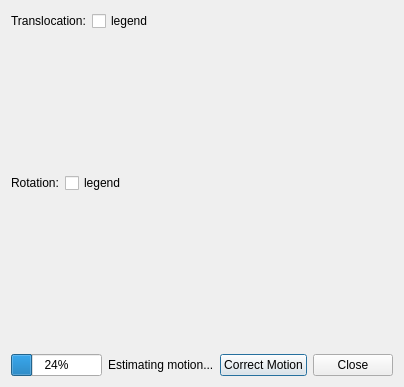
<?xml version="1.0" encoding="UTF-8"?>
<ui version="4.0">
 <class>motion_dialog</class>
 <widget class="QDialog" name="motion_dialog">
  <property name="geometry">
   <rect>
    <x>0</x>
    <y>0</y>
    <width>375</width>
    <height>387</height>
   </rect>
  </property>
  <property name="windowTitle">
   <string>Motion Correction</string>
  </property>
  <layout class="QVBoxLayout" name="verticalLayout">
   <item>
    <layout class="QHBoxLayout" name="horizontalLayout">
     <item>
      <widget class="QLabel" name="label_2">
       <property name="text">
        <string>Translocation:</string>
       </property>
      </widget>
     </item>
     <item>
      <widget class="QCheckBox" name="legend1">
       <property name="text">
        <string>legend</string>
       </property>
      </widget>
     </item>
     <item>
      <spacer name="horizontalSpacer">
       <property name="orientation">
        <enum>Qt::Horizontal</enum>
       </property>
       <property name="sizeHint" stdset="0">
        <size>
         <width>40</width>
         <height>20</height>
        </size>
       </property>
      </spacer>
     </item>
    </layout>
   </item>
   <item>
    <widget class="QCustomPlot" name="translocation" native="true">
     <property name="sizePolicy">
      <sizepolicy hsizetype="Expanding" vsizetype="Expanding">
       <horstretch>0</horstretch>
       <verstretch>0</verstretch>
      </sizepolicy>
     </property>
    </widget>
   </item>
   <item>
    <layout class="QHBoxLayout" name="horizontalLayout_3">
     <item>
      <widget class="QLabel" name="label_3">
       <property name="text">
        <string>Rotation:</string>
       </property>
      </widget>
     </item>
     <item>
      <widget class="QCheckBox" name="legend2">
       <property name="text">
        <string>legend</string>
       </property>
      </widget>
     </item>
     <item>
      <spacer name="horizontalSpacer_3">
       <property name="orientation">
        <enum>Qt::Horizontal</enum>
       </property>
       <property name="sizeHint" stdset="0">
        <size>
         <width>40</width>
         <height>20</height>
        </size>
       </property>
      </spacer>
     </item>
    </layout>
   </item>
   <item>
    <widget class="QCustomPlot" name="rotation" native="true">
     <property name="sizePolicy">
      <sizepolicy hsizetype="Expanding" vsizetype="Expanding">
       <horstretch>0</horstretch>
       <verstretch>0</verstretch>
      </sizepolicy>
     </property>
    </widget>
   </item>
   <item>
    <widget class="QLabel" name="label">
     <property name="text">
      <string/>
     </property>
    </widget>
   </item>
   <item>
    <layout class="QHBoxLayout" name="horizontalLayout_2">
     <item>
      <spacer name="horizontalSpacer_2">
       <property name="orientation">
        <enum>Qt::Horizontal</enum>
       </property>
       <property name="sizeHint" stdset="0">
        <size>
         <width>40</width>
         <height>20</height>
        </size>
       </property>
      </spacer>
     </item>
     <item>
      <widget class="QProgressBar" name="progressBar">
       <property name="value">
        <number>24</number>
       </property>
      </widget>
     </item>
     <item>
      <widget class="QLabel" name="progress_label">
       <property name="text">
        <string>Estimating motion...</string>
       </property>
      </widget>
     </item>
     <item>
      <widget class="QPushButton" name="correction">
       <property name="enabled">
        <bool>true</bool>
       </property>
       <property name="text">
        <string>Correct Motion</string>
       </property>
      </widget>
     </item>
     <item>
      <widget class="QPushButton" name="close">
       <property name="text">
        <string>Close</string>
       </property>
      </widget>
     </item>
    </layout>
   </item>
  </layout>
 </widget>
 <customwidgets>
  <customwidget>
   <class>QCustomPlot</class>
   <extends>QWidget</extends>
   <header>plot/qcustomplot.h</header>
   <container>1</container>
  </customwidget>
 </customwidgets>
 <resources/>
 <connections>
  <connection>
   <sender>close</sender>
   <signal>clicked()</signal>
   <receiver>motion_dialog</receiver>
   <slot>accept()</slot>
   <hints>
    <hint type="sourcelabel">
     <x>592</x>
     <y>278</y>
    </hint>
    <hint type="destinationlabel">
     <x>319</x>
     <y>149</y>
    </hint>
   </hints>
  </connection>
 </connections>
</ui>
